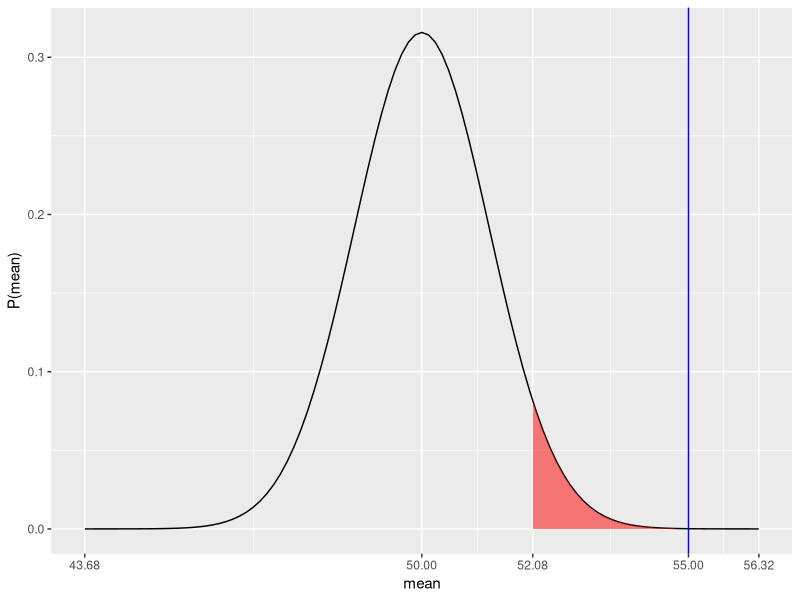
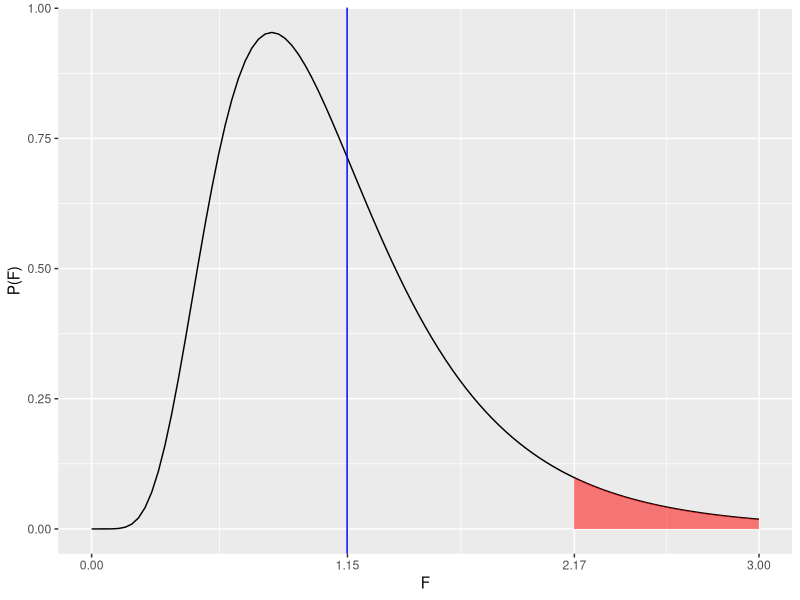
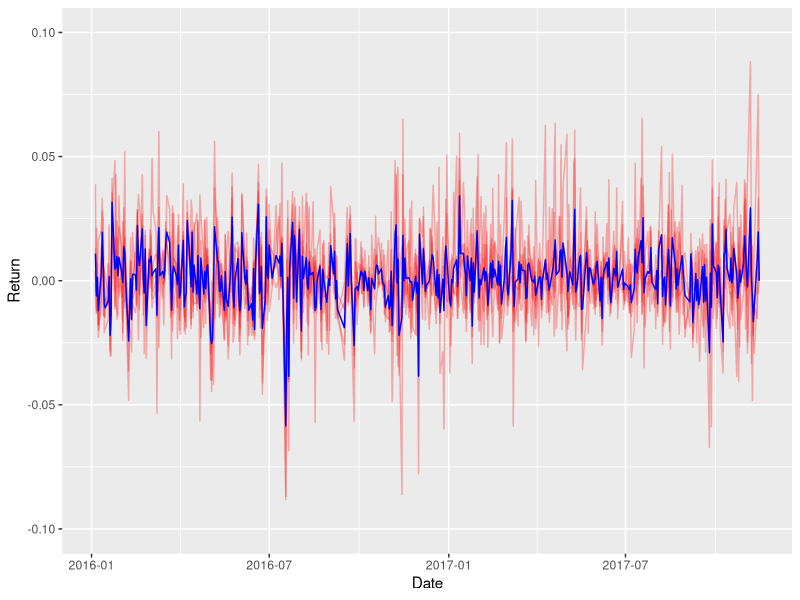
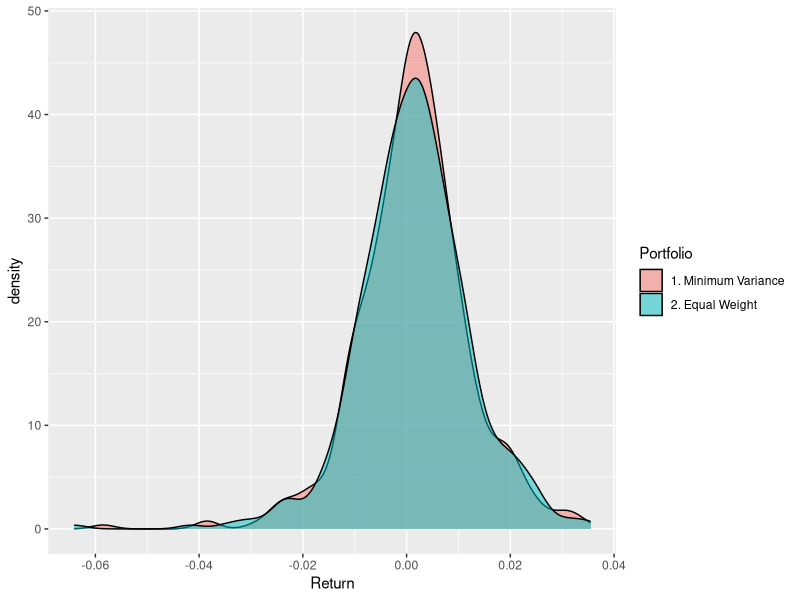

The R script that drew these images, in order:
## ---- chunk 1
knitr::opts_chunk$set(echo = TRUE, fig.height = 3)
library(scales)
library(tidyverse)
library(lubridate)
library(psych)
library(nloptr)
library(knitr)
library(here)
library(glue)
perc <- function(number, digits = 2, math = TRUE) {
    round(number * 100, digits) %>% 
        paste0(if_else(math, "\\%", "%"))
}
matrix_perc <- function(mx, digits = 2) {
    apply(mx, c(1,2), FUN = perc, digits, math = FALSE) %>% 
        kable(align = "r")
}
## ---- chunk 2
sample_mean <- 55
sample_sd <- 7.99
sample_n <- 40
conf_int <- 0.95
null_value <- 50
## ---- chunk 3
standard_error <- sample_sd / sqrt(sample_n)
significance <- 1 - conf_int
upper_z <- qnorm(significance / 2, lower.tail = FALSE)
scaled_z <- upper_z * standard_error
min_mean <- sample_mean - scaled_z
max_mean <- sample_mean + scaled_z
## ---- chunk 4
test_statistic <- (sample_mean - null_value) / standard_error
rejection_point <- qnorm(significance, lower.tail = FALSE)
rejected <- test_statistic > rejection_point
## ---- chunk 5
p_value <- pnorm(test_statistic, lower.tail = FALSE)
## ---- chunk 6
m <- null_value; se <- standard_error; min_m <- m - 5 * se; max_m <- m + 5 * se
reject_m <- m + rejection_point * se; test_m <- m + test_statistic * se
ggplot(tibble(x = c(min_m, max_m)), aes(x)) +
    ylab("P(mean)") + xlab("mean") +
    stat_function(fun = dnorm, args = list(mean = m, sd = se)) +
    stat_function(fun = dnorm, args = list(mean = m, sd = se), geom = "area", fill = "red",
                  alpha = 0.5, xlim = c(reject_m, max_m)) +
    geom_vline(xintercept = test_m, color = "blue") +
    scale_x_continuous(breaks = round(c(min_m, m, reject_m, test_m, max_m), 2))
## ---- chunk 7
supply <- matrix(c(0.2, 0.3, 0.5, 0.1, 0.08, 0.05), nrow = 3, ncol = 2, 
                 dimnames = list(c("A", "B", "C"), c("Weight", "Defective")))
matrix_perc(supply)
## ---- chunk 8
p_defective <- sum(supply[,"Weight"] * supply[,"Defective"])
p_a_and_defective <- supply["A", "Weight"] * supply["A", "Defective"]
p_a_given_defective <- p_a_and_defective / p_defective
## ---- chunk 9
p_c_and_defective <- supply["C", "Weight"] * supply["C", "Defective"]
p_c_given_defective <- p_c_and_defective / p_defective
## ---- chunk 10
garanti <- matrix(c(0.25, 0.45, 0.30, 0.25, 0.10, -0.15), nrow = 3, ncol = 2, 
                  dimnames = list(c("Boom", "Normal", "Recession"), 
                                  c("Probability", "Return")))
matrix_perc(garanti)
## ---- chunk 11
expected_return <- sum(garanti[,"Probability"] * garanti[,"Return"])
## ---- chunk 12
expected_variance <- 
    sum(((garanti[,"Return"] - expected_return) ^ 2) * garanti[,"Probability"])
expected_stdev <- sqrt(expected_variance)
## ---- chunk 13
cv <- expected_stdev / expected_return
## ---- chunk 14
sample_n <- 20
benchmark <- 0.02
significance <- 0.05
## ---- chunk 15
sample_error <- expected_stdev / sqrt(sample_n)
test_statistic <- (expected_return - benchmark) / sample_error
rejection_point <- qt(significance, sample_n - 1, lower.tail = FALSE)
## ---- chunk 16
conf_int <- 0.90
s2 <- 0.02
## ---- chunk 17
significance <- 1 - conf_int
deg_f <- sample_n - 1
f_stat <- expected_variance / s2
f_rejection <- qf(significance / 2, deg_f, deg_f, lower.tail = FALSE) 
## ---- chunk 18
ggplot(tibble(x = c(0, 3)), aes(x)) +
    ylab("P(F)") + xlab("F") +
    stat_function(fun = df, args = list(deg_f, deg_f)) +
    stat_function(fun = df, args = list(deg_f, deg_f), geom = "area", fill = "red",
                  alpha = 0.5, xlim = c(f_rejection, 3)) +
    geom_vline(xintercept = f_stat, color = "blue") +
    scale_x_continuous(breaks = round(c(0, f_stat, f_rejection, 3), 2))
## ---- chunk 19
account_n <- matrix(
    c(1750, 1250, 2000, 1000, 1250, 750), nrow = 2, ncol = 3, 
    dimnames = list(c("<5y", ">5y"), c("0-10k", "10k-100k", "100k+")))
kable(account_n, format.args = list(big.mark = ','))
## ---- chunk 20
balance_n <- colSums(account_n)
kable(t(balance_n), format.args = list(big.mark = ','))
## ---- chunk 21
age_n <- rowSums(account_n)
kable(t(age_n), format.args = list(big.mark = ','))
## ---- chunk 22
account_total <- sum(account_n)
p_gt5y_and_15k <- account_n[">5y", "10k-100k"] / account_total
## ---- chunk 23
p_lt5y_given_128k <- account_n["<5y", "100k+"] / balance_n["100k+"]
## ---- chunk 24
p_5k <- balance_n["0-10k"] / account_total
## ---- chunk 25
p_lt10k_given_gt5y <- account_n[">5y", "0-10k"] / age_n[">5y"]
## ---- chunk 26
p_lt5y_given_75k <- account_n["<5y", "10k-100k"] / balance_n["10k-100k"]
## ---- chunk 27
p_lt5y <- age_n["<5y"] / account_total
p_10k <- balance_n["0-10k"] / account_total
p_lt5y_and_10k <- account_n["<5y", "0-10k"] / account_total
p_lt5y_times_10k <- p_lt5y * p_10k
independent <- p_lt5y_and_10k == p_lt5y_times_10k
## ---- chunk 28
closing <- as.matrix(read.csv(here("midterm_q5_closing.csv"), 
                              row.names = "Date"))
kable(head(closing, 5))
## ---- chunk 29
returns <- tail(closing, -1) / head(closing, -1) - 1
matrix_perc(head(returns, 5))
## ---- chunk 30
get_pf_return <- function(wt) returns %*% wt
get_pf_var <- function(wt) as.numeric(var(get_pf_return(wt)))
gt0_constaint <- function(wt) wt
eq1_contraint <- function(wt) sum(wt) - 1
optimized <- slsqp(rep(0.2, 5), get_pf_var, 
                   hin = gt0_constaint, heq = eq1_contraint)
opt_wt <- set_names(optimized$par, colnames(returns))
opt_var <- optimized$value
## ---- chunk 31
matrix_perc(t(opt_wt))
## ---- chunk 32
opt_pf_return <- get_pf_return(opt_wt)
colnames(opt_pf_return) <- "Portfolio Return"
matrix_perc(head(opt_pf_return, 5))
## ---- chunk 33
descriptive <- describe(opt_pf_return, trim = 0)
rownames(descriptive) <- "Portfilio Return"
kable(t(select(descriptive, -vars)))
## ---- chunk 34
sharpe <- descriptive[,"mean"] / descriptive[,"sd"]
## ---- chunk 35
conf_int <- 0.95
significance <- 1 - conf_int
upper_z <- qnorm(significance / 2, lower.tail = FALSE)
scaled_z <- upper_z * descriptive[,"se"]
min_mean <- descriptive[,"mean"] - scaled_z
max_mean <- descriptive[,"mean"] + scaled_z
## ---- chunk 36
test_stat <- (descriptive[,"mean"] - 0.005) / descriptive[,"se"]
prob_of_more <- pnorm(test_stat)
## ---- chunk 37
returns_df <- returns %>% 
    as_tibble(rownames = "Date") %>% 
    mutate_at("Date", dmy) %>% 
    gather("Company", "Return", -Date)
returns_pf_df <- cbind(opt_pf_return, get_pf_return(rep(0.2, 5))) %>% 
    `colnames<-`(c("1. Minimum Variance", "2. Equal Weight")) %>% 
    as_tibble(rownames = "Date") %>% 
    mutate_at("Date", dmy) %>% 
    gather("Portfolio", "Return", -Date)
ggplot(returns_df, aes(x = Date, y = Return)) +
    geom_line(aes(group = Company), color = "red", alpha = 0.3) +
    geom_line(aes(x = Date, y = Return), color = "blue",
              data = filter(returns_pf_df, Portfolio == "1. Minimum Variance")) +
    coord_cartesian(ylim = c(-0.1, 0.1))
## ---- chunk 38
ggplot(returns_pf_df, aes(Return)) +
    geom_density(aes(fill = Portfolio), alpha = 0.5) +
    scale_colour_manual(values = c("blue", "red"))
## ---- chunk 39
p <- 0.65
n <- 10
## ---- chunk 40
less_than_3 <- pbinom(3, n, p)
## ---- chunk 41
mean <- n * p
variance <- n * p * (1 - p) 
